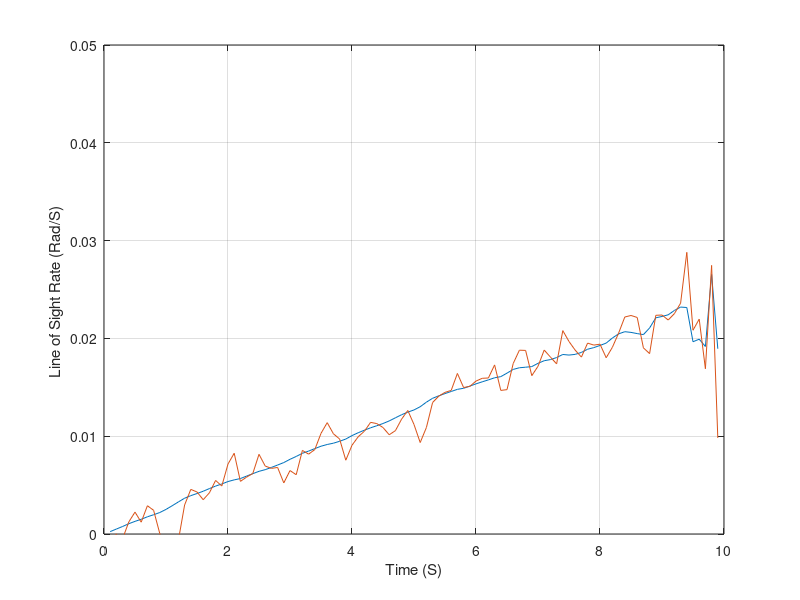
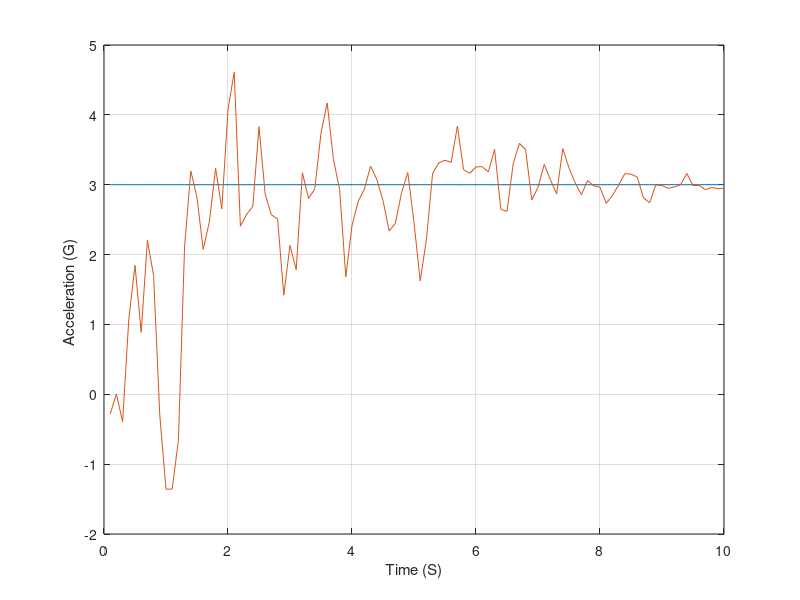

Reproduce these figures in MATLAB, in order.
clear
count=0;
VC=4000.;
XNT=96.6;
YIC=0.;
VM=3000.;
HEDEG=0.;
BETA=.8;
XNP=3.;
SIGNOISE=.001;
TF=10.;
TS=.1;
NOISE=1;
Y=YIC;
YD=-VM*HEDEG/57.3;
YDIC=YD;
T=0.;
H=.01;
S=0.;
GFILTER=1.-BETA^3;
HFILTER=1.5*((1.-BETA)^2)*(1.+BETA);
KFILTER=.5*((1.-BETA)^3);
YH=0.;
YDH=0.;
XNTH=0.;
XNC=0.;
while T <= (TF - 1e-5)
 	YOLD=Y;
	YDOLD=YD;
	STEP=1;
	FLAG=0;
	while STEP <=1
		if FLAG==1
         		Y=Y+H*YD;
         		YD=YD+H*YDD;
         		T=T+H;
         		STEP=2;
      		end
      		TGO=TF-T+.00001;
      		RTM=VC*TGO;
      		XLAM=Y/(VC*TGO);
      		XLAMD=(RTM*YD+Y*VC)/(RTM^2);
      		YDD=XNT-XNC;
      		FLAG=1;
	end
	FLAG=0;
 	Y=.5*(YOLD+Y+H*YD);
 	YD=.5*(YDOLD+YD+H*YDD);
	S=S+H;
	if S>=(TS - 1e-5)
      		S=0.;
      		if NOISE==1,
			XLAMNOISE=SIGNOISE*randn;
		else
			XLAMNOISE=0.;
      		end;	
      		YSTAR=RTM*(XLAM+XLAMNOISE);
      		RES=YSTAR-YH-TS*YDH-.5*TS*TS*(XNTH-XNC);
      		YH=GFILTER*RES+YH+TS*YDH+.5*TS*TS*(XNTH-XNC);
      		YDH=HFILTER*RES/TS+YDH+TS*(XNTH-XNC);
      		XNTH=2.*KFILTER*RES/(TS*TS)+XNTH;
      		XLAMDH=(YH+YDH*TGO)/(VC*TGO*TGO);
      		XNC=XNP*VC*XLAMDH;
      		count=count+1;
      		ArrayT(count)=T;
      		ArrayY(count)=Y;
      		ArrayXNCG(count)=XNC/32.2;
      		ArrayXLAMD(count)=XLAMD;
      		ArrayXLAMDH(count)=XLAMDH;
      		ArrayXNTG(count)=XNT/32.2;
      		ArrayXNTHG(count)=XNTH/32.2;
   	end
end
figure
plot(ArrayT,ArrayXLAMD,ArrayT,ArrayXLAMDH),grid
xlabel('Time (S)')
ylabel('Line of Sight Rate (Rad/S) ')
axis([0 10 0 .05])
figure
plot(ArrayT,ArrayXNTG,ArrayT,ArrayXNTHG),grid
xlabel('Time (S)')
ylabel('Acceleration (G) ')
clc
output=[ArrayT',ArrayY',ArrayXNCG',ArrayXLAMD',ArrayXLAMDH',ArrayXNTG',ArrayXNTHG'];
save datfil.txt output -ascii
disp 'simulation finished'
